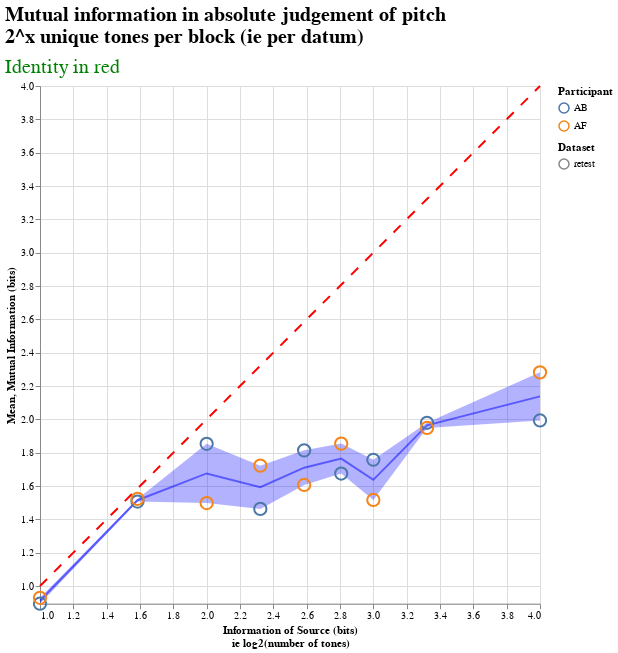

Source (notebook cell):
### Code cell
plot_mutual_info(retest_df)

### Figure 1 — Vega-Lite specification as saved in the notebook (floating-point values rounded to 4 significant figures)
{"config": {"view": {"continuousWidth": 400, "continuousHeight": 300}, "title": {"anchor": "start", "font": "Helvetica", "fontSize": 20}}, "layer": [{"layer": [{"mark": {"type": "line", "color": "blue", "opacity": 0.5}, "encoding": {"x": {"type": "quantitative", "field": "source", "scale": {"domain": [1.0, 4.0]}, "title": ["Information of Source (bits)", "ie log2(number of tones)"]}, "y": {"type": "quantitative", "aggregate": "mean", "field": "mutual", "scale": {"domain": [0.8938, 4.0]}, "title": "Mean"}}, "height": 517.7, "title": {"text": ["Mutual information in absolute judgement of pitch", "2^x unique tones per block (ie per datum)"], "subtitle": ["Identity in red"], "color": "black", "subtitleColor": "green", "subtitleFontSize": 20, "subtitlePadding": 10}, "width": 500}, {"mark": {"type": "errorband", "color": "blue", "extent": "ci"}, "encoding": {"x": {"type": "quantitative", "field": "source", "scale": {"domain": [1.0, 4.0]}, "title": ["Information of Source (bits)", "ie log2(number of tones)"]}, "y": {"type": "quantitative", "field": "mutual", "scale": {"domain": [0.8938, 4.0]}, "title": ""}}, "height": 517.7, "title": {"text": ["Mutual information in absolute judgement of pitch", "2^x unique tones per block (ie per datum)"], "subtitle": ["Identity in red"], "color": "black", "subtitleColor": "green", "subtitleFontSize": 20, "subtitlePadding": 10}, "width": 500}], "data": {"name": "data-d56711579d91e96eca811a13d39dfb93"}}, {"data": {"name": "data-d56711579d91e96eca811a13d39dfb93"}, "mark": {"type": "line", "color": "red", "strokeDash": [10, 10]}, "encoding": {"x": {"type": "quantitative", "field": "source", "scale": {"domain": [1.0, 4.0]}, "title": ["Information of Source (bits)", "ie log2(number of tones)"]}, "y": {"type": "quantitative", "field": "source", "scale": {"domain": [0.8938, 4.0]}, "title": ""}}, "height": 517, "title": {"text": ["Mutual information in absolute judgement of pitch", "2^x unique tones per block (ie per datum)"], "subtitle": ["Identity in red"], "color": "black", "subtitleColor": "green", "subtitleFontSize": 20, "subtitlePadding": 10}, "width": 500}, {"data": {"name": "data-d56711579d91e96eca811a13d39dfb93"}, "mark": {"type": "point", "opacity": 1, "size": 150}, "encoding": {"color": {"type": "nominal", "field": "pid", "title": "Participant"}, "shape": {"type": "nominal", "field": "source_df", "title": "Dataset"}, "x": {"type": "quantitative", "field": "source", "scale": {"domain": [1.0, 4.0]}, "title": ["Information of Source (bits)", "ie log2(number of tones)"]}, "y": {"type": "quantitative", "axis": {"titleColor": "black"}, "field": "mutual", "scale": {"domain": [0.8938, 4.0]}, "title": "Mutual Information (bits)"}}, "height": 517, "title": {"text": ["Mutual information in absolute judgement of pitch", "2^x unique tones per block (ie per datum)"], "subtitle": ["Identity in red"], "color": "black", "subtitleColor": "green", "subtitleFontSize": 20, "subtitlePadding": 10}, "width": 500}], "$schema": "https://vega.github.io/schema/vega-lite/v4.8.1.json", "datasets": {"data-d56711579d91e96eca811a13d39dfb93": [{"pid": "AB", "source": 1.0, "mutual": 0.8938, "source_df": "retest"}, {"pid": "AB", "source": 1.585, "mutual": 1.507, "source_df": "retest"}, {"pid": "AB", "source": 2.0, "mutual": 1.853, "source_df": "retest"}, {"pid": "AB", "source": 2.322, "mutual": 1.463, "source_df": "retest"}, {"pid": "AB", "source": 2.585, "mutual": 1.814, "source_df": "retest"}, {"pid": "AB", "source": 2.807, "mutual": 1.675, "source_df": "retest"}, {"pid": "AB", "source": 3.0, "mutual": 1.757, "source_df": "retest"}, {"pid": "AB", "source": 3.322, "mutual": 1.979, "source_df": "retest"}, {"pid": "AB", "source": 4.0, "mutual": 1.993, "source_df": "retest"}, {"pid": "AF", "source": 1.0, "mutual": 0.929, "source_df": "retest"}, {"pid": "AF", "source": 1.585, "mutual": 1.523, "source_df": "retest"}, {"pid": "AF", "source": 2.0, "mutual": 1.498, "source_df": "retest"}, {"pid": "AF", "source": 2.322, "mutual": 1.722, "source_df": "retest"}, {"pid": "AF", "source": 2.585, "mutual": 1.606, "source_df": "retest"}, {"pid": "AF", "source": 2.807, "mutual": 1.854, "source_df": "retest"}, {"pid": "AF", "source": 3.0, "mutual": 1.517, "source_df": "retest"}, {"pid": "AF", "source": 3.322, "mutual": 1.948, "source_df": "retest"}, {"pid": "AF", "source": 4.0, "mutual": 2.282, "source_df": "retest"}]}}
